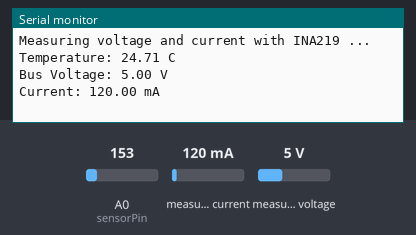
A sketch run on a simulated Arduino Uno, built with avr-gcc and run on an emulated ATmega328P. Parts: the last lines printed to the serial monitor. The test bench sets the inputs (shaded band); at power-on: measured current 120 mA, A0 (sensorPin) = 153, measured voltage 5 V.

Above: at 1.2 s.
1.3 s: measured current set to 40 mA
At 3.2 s:
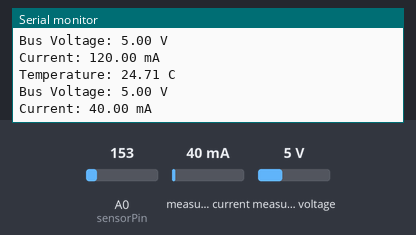
3.6 s: A0 (sensorPin) set to 165
At 5.1 s:
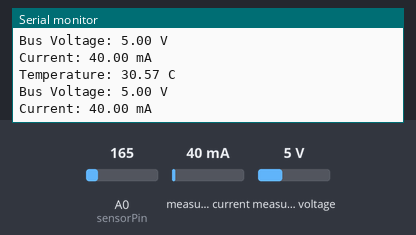
5.9 s: measured voltage set to 0.3 V
At 6.8 s:
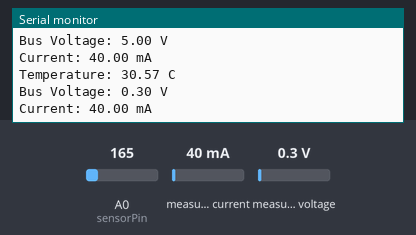
8.2 s: A0 (sensorPin) set to 175
At 10.4 s:
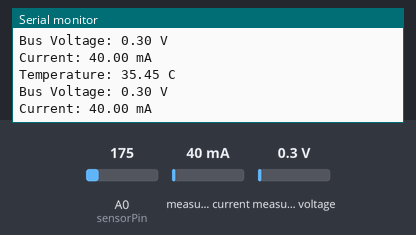
10.5 s: measured current set to 500 mA
At 13.0 s:
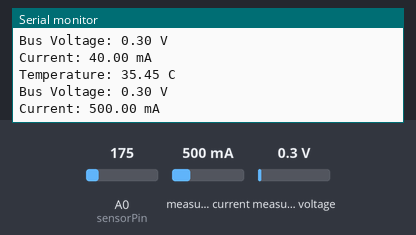
Timing chart, 0 to 13.8 s (numbered marks = the images above; inputs shaded):
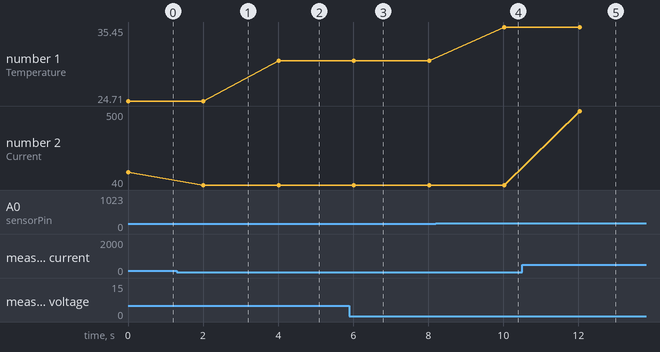

The sketch:

battery_test.ino
```cpp
#include <Adafruit_INA219.h>
#include <Wire.h>

Adafruit_INA219 ina219;

// TMP36 Pin Variables
int sensorPin = A0; // The analog pin the TMP36's Vout (sense) pin is connected to
                    // The resolution is 10 mV / degree centigrade with a
                    // 500 mV offset to allow for negative temperatures

void setup()
{
  Serial.begin(115200);  // Start the serial connection with the computer
                         // To view the result, open the serial monitor

  // Initialize TMP36 sensor
  pinMode(sensorPin, INPUT);

  // Initialize INA219 sensor
  if (!ina219.begin()) {
    Serial.println("Failed to find INA219 chip");
    while (1) { delay(10); }
  }

  Serial.println("Measuring voltage and current with INA219 ...");
}

void loop()
{
  // TMP36 temperature sensor reading
  int reading = analogRead(sensorPin);
  float voltage = reading * 5.0;
  voltage /= 1024.0;

  float temperatureC = (voltage - 0.5) * 100;  // Converting from 10 mV per degree with 500 mV offset
                                               // to degrees ((voltage - 500mV) times 100)
  Serial.print("Temperature: "); Serial.print(temperatureC); Serial.println(" C");

  // INA219 sensor reading
  float busvoltage = 0;
  float current_mA = 0;

  busvoltage = ina219.getBusVoltage_V();
  current_mA = ina219.getCurrent_mA();

  Serial.print("Bus Voltage: "); Serial.print(busvoltage); Serial.println(" V");

  Serial.print("Current: "); Serial.print(current_mA); Serial.println(" mA");

  Serial.println("");

  delay(2000);  // Waiting 2 seconds before the next loop
}
```

Measured:
- after the input at 1.3 s, the serial monitor: prints a new line after 0.71 s (image 1)
- after the input at 3.6 s, the serial monitor: prints a new line after 0.41 s (image 2)
- after the input at 5.9 s, the serial monitor: prints a new line after 0.12 s (image 3)
- after the input at 8.2 s, the serial monitor: prints a new line after 1.8 s (image 4)
- after the input at 10.5 s, the serial monitor: prints a new line after 1.5 s (image 5)
- plotted number 1: 24.71 → 30.57 after the input at 3.6 s, 30.57 → 35.45 after the input at 8.2 s
- plotted number 2: 120 → 40 after the input at 1.3 s, 40 → 500 after the input at 10.5 s
